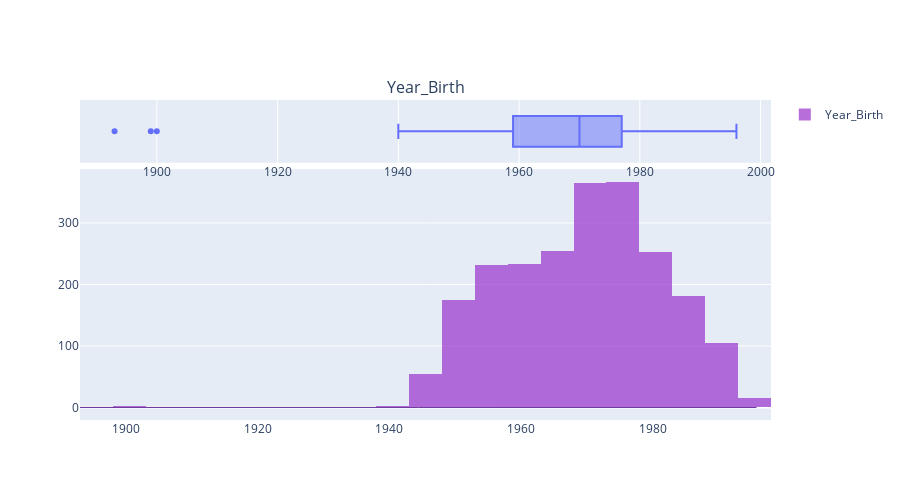

Here is the notebook cell this chart was saved with:
### Markdown cell above
We realise this variable can be confusing, and it does not show much meaning as we do not know when the data is collected.  
We then decide to make a new variable out of this. [YearRange](Data-cleaning.ipynb)

Also notice there are some outliers here before 1940. We decide to remove them later. [Cleaning](Data-cleaning.ipynb)

### Code cell
plotlyDist(customerData,"Year_Birth",binSize = 5)

### Figure 1 — Plotly figure (JSON) as saved in the notebook; plotly's stock layout.template omitted (floating-point values rounded to 4 significant figures; data arrays with more than 128 entries replaced by an {"elided": "..."} marker saying what was removed)
{"data": [{"legendgroup": "Year_Birth", "name": "", "showlegend": false, "type": "box", "x": {"elided": "2240 int values"}, "xaxis": "x", "yaxis": "y"}, {"autobinx": false, "histnorm": "", "legendgroup": "Year_Birth", "marker": {"color": "DarkOrchid"}, "name": "Year_Birth", "opacity": 0.7, "type": "histogram", "x": {"elided": "2240 int values"}, "xaxis": "x2", "xbins": {"end": 1996, "size": 5, "start": 1893}, "yaxis": "y2"}, {"legendgroup": "Year_Birth", "line": {"color": "RebeccaPurple", "width": 1}, "marker": {"color": "rgb(31, 119, 180)"}, "mode": "lines", "name": "Year_Birth", "showlegend": false, "type": "scatter", "x": {"elided": "500 float values"}, "xaxis": "x2", "y": {"elided": "500 float values"}, "yaxis": "y2"}], "layout": {"annotations": [{"font": {"size": 16}, "showarrow": false, "text": "Year_Birth", "x": 0.5, "xanchor": "center", "xref": "paper", "y": 1, "yanchor": "bottom", "yref": "paper"}], "height": 500, "xaxis": {"anchor": "y", "domain": [0, 1]}, "xaxis2": {"anchor": "y2", "domain": [0, 1]}, "yaxis": {"anchor": "x", "domain": [0.804, 1]}, "yaxis2": {"anchor": "x2", "domain": [0, 0.784]}}}
